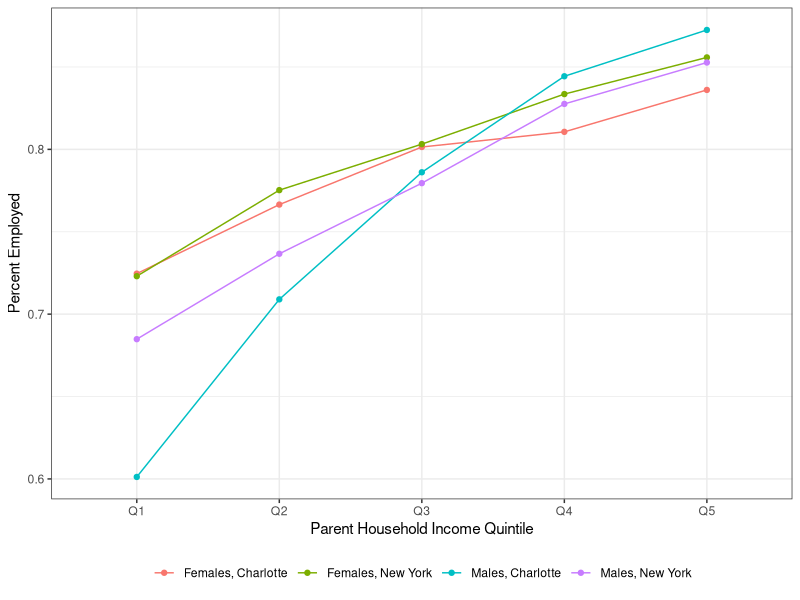
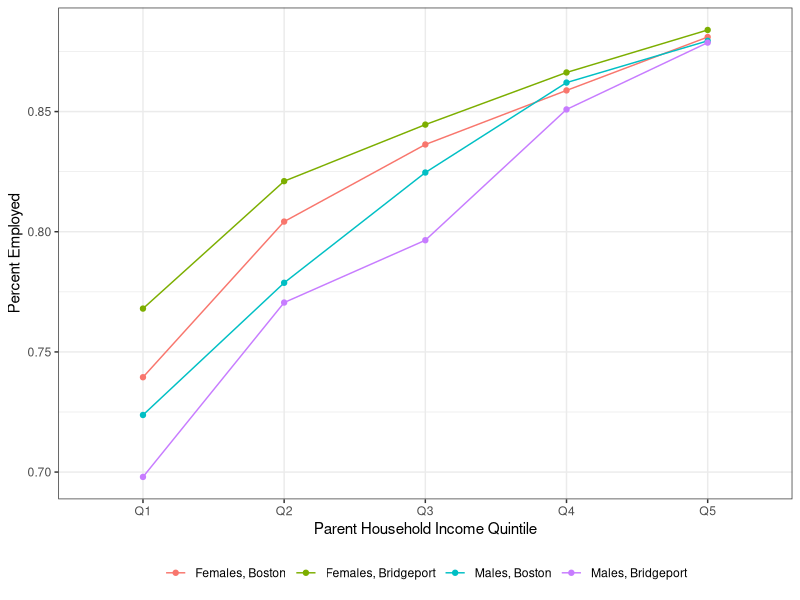
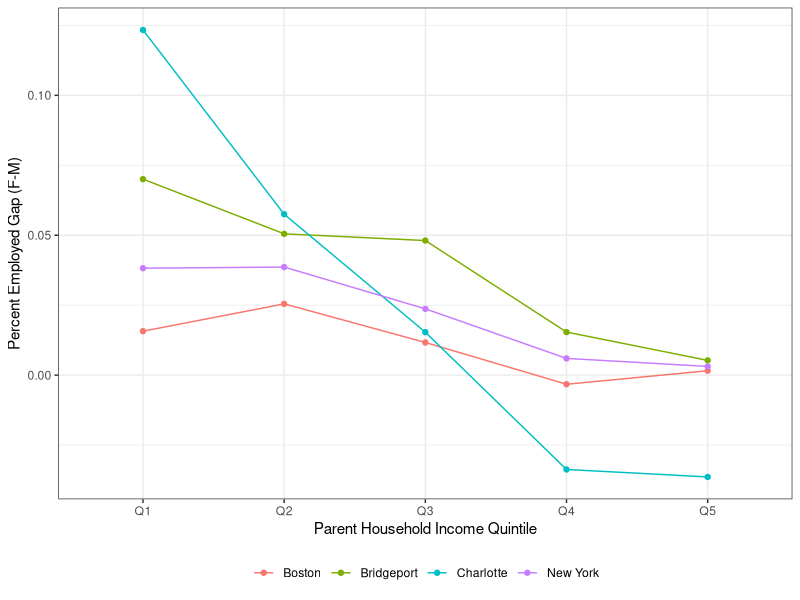

Generate these figures, in order, with R:
library(dplyr)
library(readxl)
library(reshape2)
library(tidyr)
library(ggplot2)

gender_cz <- readxl::read_excel("gender_cz.xls")
gender_nat <- readxl::read_excel("gender_nat.xls")

#remove weird last line in the data, that has no CZ
gender_cz <- gender_cz%>%
  dplyr::filter(is.na(cz)==F)


####################
#       Q1         #
####################

#Replicate figure 2
fig2 <- gender_cz%>%
  dplyr::filter(czname%in%c("New York","Charlotte"))%>%
  dplyr::select(czname,
                w2_pos_30_q1_f,w2_pos_30_q2_f,w2_pos_30_q3_f,w2_pos_30_q4_f,w2_pos_30_q5_f,
                w2_pos_30_q1_m,w2_pos_30_q2_m,w2_pos_30_q3_m,w2_pos_30_q4_m,w2_pos_30_q5_m)

fig2.1 <- fig2%>%
  tidyr::gather("var","value",2:11)%>%
  mutate(sex = case_when(grepl("f",var) ~ 'Females',
                         grepl("m",var) ~ 'Males'),
         quant = case_when(grepl("q1",var) ~ "Q1",
                           grepl("q2",var) ~ "Q2",
                           grepl("q3",var) ~ "Q3",
                           grepl("q4",var) ~ "Q4",
                           grepl("q5",var) ~ "Q5"))%>%
  dplyr::mutate(cz_sex = paste(sex,czname, sep = ", "))%>%
  dplyr::select(-var)


fig2.plot <- ggplot(fig2.1, aes(x=quant, y = value, group = cz_sex)) +
  geom_line(aes(color=cz_sex)) +
  geom_point(aes(color=cz_sex)) +
  theme_bw() +
  xlab("Parent Household Income Quintile") +
  ylab("Percent Employed") +
  theme(legend.position="bottom") +
  theme(legend.title=element_blank())
  
pdf("fig2.pdf")
fig2.plot
dev.off()

#Replicate figure 2 for Boston vs Bridgeport
fig2.new <- gender_cz%>%
  dplyr::filter(czname%in%c("Boston","Bridgeport"))%>%
  dplyr::select(czname,
                w2_pos_30_q1_f,w2_pos_30_q2_f,w2_pos_30_q3_f,w2_pos_30_q4_f,w2_pos_30_q5_f,
                w2_pos_30_q1_m,w2_pos_30_q2_m,w2_pos_30_q3_m,w2_pos_30_q4_m,w2_pos_30_q5_m)

fig2.new1 <- fig2.new%>%
  tidyr::gather("var","value",2:11)%>%
  mutate(sex = case_when(grepl("f",var) ~ 'Females',
                         grepl("m",var) ~ 'Males'),
         quant = case_when(grepl("q1",var) ~ "Q1",
                           grepl("q2",var) ~ "Q2",
                           grepl("q3",var) ~ "Q3",
                           grepl("q4",var) ~ "Q4",
                           grepl("q5",var) ~ "Q5"))%>%
  dplyr::mutate(cz_sex = paste(sex,czname, sep = ", "))%>%
  dplyr::select(-var)


fig2.new.plot <- ggplot(fig2.new1, aes(x=quant, y = value, group = cz_sex)) +
  geom_line(aes(color=cz_sex)) +
  geom_point(aes(color=cz_sex)) +
  theme_bw() +
  xlab("Parent Household Income Quintile") +
  ylab("Percent Employed") +
  theme(legend.position="bottom") +
  theme(legend.title=element_blank())

pdf("fig2_new.pdf")
fig2.new.plot
dev.off()

#check F-M gaps in Boston and Bridgeport

fig.ys.gap <- 
  tidyr::spread(fig2.new1%>%select(-cz_sex),sex,value)%>%
  dplyr::bind_rows(tidyr::spread(fig2.1%>%select(-cz_sex),sex,value))%>%
  dplyr::mutate(gap = Females - Males)
  


fig.ys.gap.plot <- ggplot(fig.ys.gap, aes(x=quant, y = gap, group = czname)) +
  geom_line(aes(color=czname)) +
  geom_point(aes(color=czname)) +
  theme_bw() +
  xlab("Parent Household Income Quintile") +
  ylab("Percent Employed Gap (F-M)") +
  theme(legend.position="bottom") +
  theme(legend.title=element_blank())

pdf("fig_ys.pdf")
fig.ys.gap.plot
dev.off()


